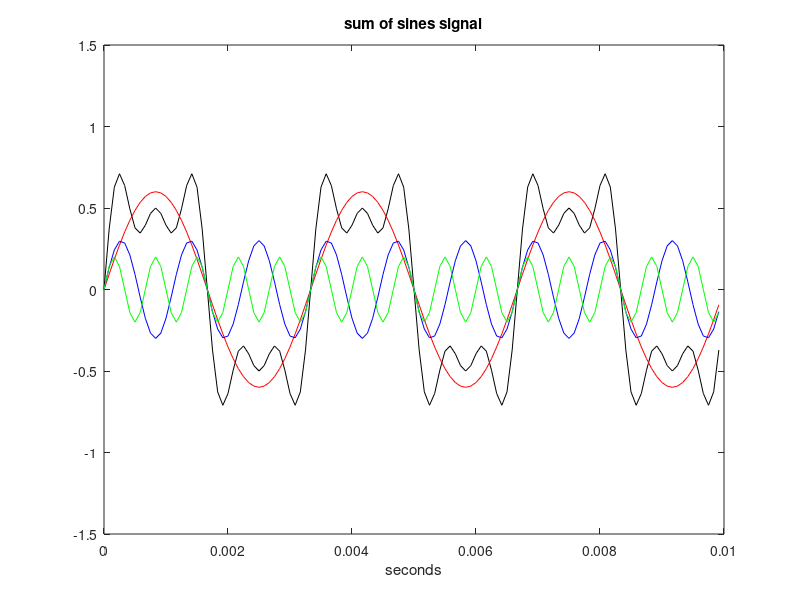

Here is the MATLAB script that generated this plot:
% Sum of sines signal
signal_frecuency_hz=300; %signal frequency in Hz
signal_frecuency_rads_per_sec=2*pi*signal_frecuency_hz; %signal frequency in rad/s
sampling_frecuency_hz=12000; %sampling frequency in Hz
time_interval=1/sampling_frecuency_hz; %time interval between samples;
signal_duration=5; %signal duration in seconds
time=0:time_interval:(signal_duration-time_interval); %time intervals set (5 seconds)
%signal data set:
y=0.64*sin(signal_frecuency_rads_per_sec*time)+0.21*sin(3*signal_frecuency_rads_per_sec*time)+0.12*sin(5*signal_frecuency_rads_per_sec*time);
%sound(y,sampling_frecuency_hz); %sound
time=0:time_interval:(0.01-time_interval); %time intervals set (0.01 second)
%signal data set:
y1=0.6*sin(signal_frecuency_rads_per_sec*time); %frecuency: 1*signal_frecuency_hz hz (red)
y2=0.3*sin(3*signal_frecuency_rads_per_sec*time); %frecuency: 3*signal_frecuency_hz hz (blue)
y3=0.2*sin(5*signal_frecuency_rads_per_sec*time); %frecuency: 5*signal_frecuency_hz hz (green)
y=0.6*sin(signal_frecuency_rads_per_sec*time)+0.3*sin(3*signal_frecuency_rads_per_sec*time)+0.2*sin(5*signal_frecuency_rads_per_sec*time); % y1 + y2 + y3
plot(time,y,'k');  hold on; %plots figure
plot(time,y1,'r'); hold on; %plots figure
plot(time,y2,'b'); hold on; %plots figure
plot(time,y3,'g'); hold on;%plots figure
axis([0 0.01 -1.5 1.5]);
xlabel('seconds'); title('sum of sines signal');